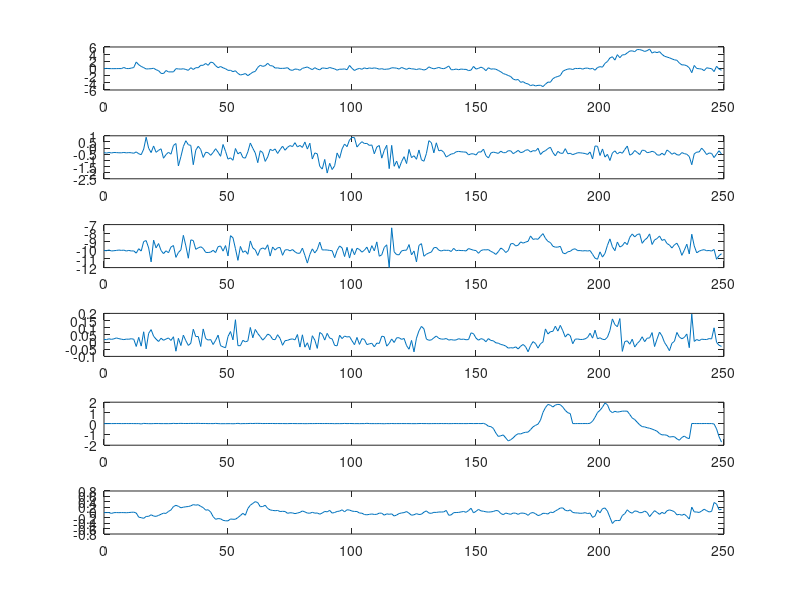

Write MATLAB code to recreate this figure.
clc; clear; close all;
A =load ('out_20171120_155950_888903.txt');

A = A(1:250, :);

figure;
subplot(6,1,1);
plot(A(:, 1), A(:, 2));

subplot(6,1,2);
plot(A(:, 1),A(:, 3));

subplot(6,1,3);
plot(A(:, 1),A(:, 4));

subplot(6,1,4);
plot(A(:, 1),A(:, 5))

subplot(6,1,5);
plot(A(:, 1),A(:, 6))

subplot(6,1,6);
plot(A(:, 1),A(:, 7));


